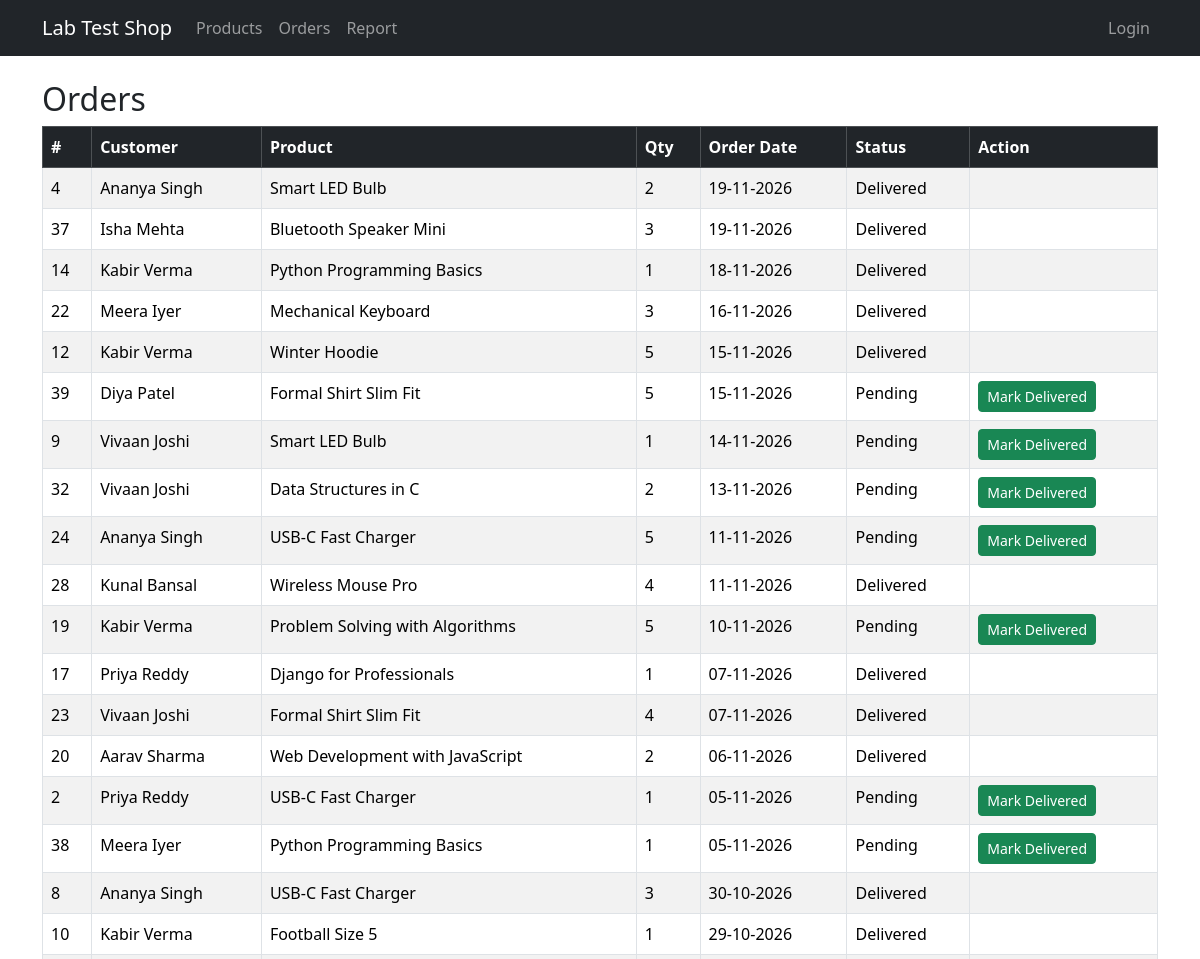
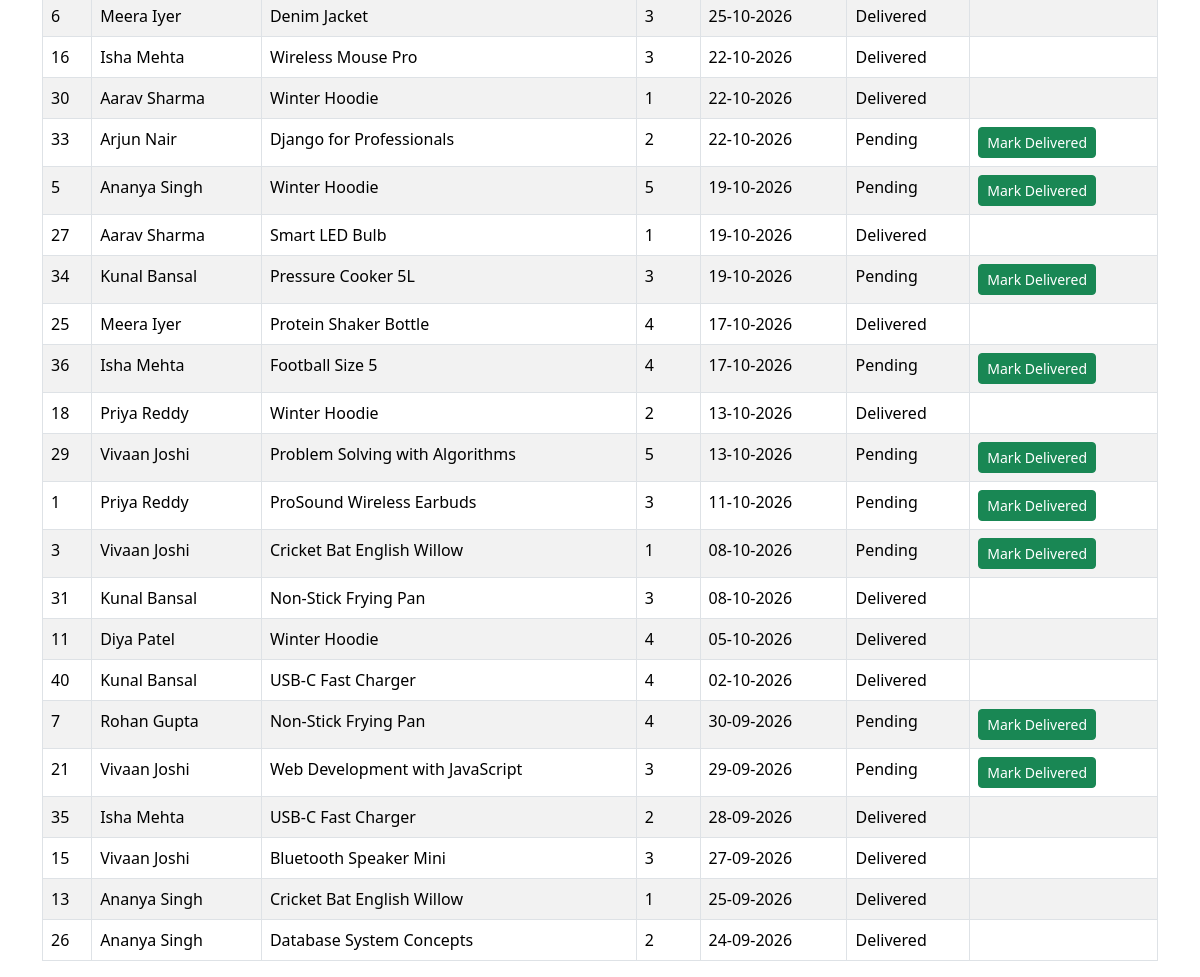
Screenshot of /orders/ with the database file from the repository (2 pictures, top to bottom).
### shop/models.py (models this page shows, shortened)
class Order(models.Model):
    STATUS_CHOICES = [
        ("Pending", "Pending"),
        ("Delivered", "Delivered"),
    ]
    product = models.ForeignKey(Product, on_delete=models.CASCADE)
    customer_name = models.CharField(max_length=100)
    quantity = models.IntegerField()
    order_date = models.DateField()
    status = models.CharField(max_length=10, choices=STATUS_CHOICES, default="Pending")

class Product(models.Model):
    name = models.CharField(max_length=100)
    sku = models.CharField(max_length=20, unique=True)
    category = models.ForeignKey(Category, on_delete=models.CASCADE)
    price = models.DecimalField(max_digits=8, decimal_places=2)
    stock = models.IntegerField()
    added_on = models.DateField()

### shop/views.py (the view)
# urls.py: path("orders/", views.order_list, name="order_list"),
def order_list(request):
    orders = Order.objects.select_related("product").order_by("-order_date")
    return render(request, "shop/order_list.html", {"orders": orders})

### templates/shop/order_list.html (shortened to what this page needs)
{% extends "base.html" %}
{% block content %}
<h2>Orders</h2>
<table class="table table-striped table-bordered">
  <thead class="table-dark">
    <tr><th>#</th><th>Customer</th><th>Product</th><th>Qty</th><th>Order Date</th><th>Status</th><th>Action</th></tr>
  </thead>
  <tbody>
    {% for o in orders %}
      <tr id="order-{{ o.id }}">
        <td>{{ o.id }}</td>
        <td>{{ o.customer_name }}</td>
        <td>{{ o.product.name }}</td>
        <td>{{ o.quantity }}</td>
        <td>{{ o.order_date|date:"d-m-Y" }}</td>
        <td class="status">{{ o.status }}</td>
        <td>
    {% if o.status == "Pending" %}
        <button class="btn btn-success btn-sm"
                onclick="markDelivered({{ o.id }}, this)">
            Mark Delivered
        </button>
    {% endif %}
</td>
      </tr>
    {% endfor %}
  </tbody>
</table>
{% endblock %}

### rows the page displays
Order: id "4", customer_name "Ananya Singh", product.name "Smart LED Bulb", quantity "2", order_date "19-11-2026", status "Delivered"
Order: id "37", customer_name "Isha Mehta", product.name "Bluetooth Speaker Mini", quantity "3", order_date "19-11-2026", status "Delivered"
Order: id "14", customer_name "Kabir Verma", product.name "Python Programming Basics", quantity "1", order_date "18-11-2026", status "Delivered"
Order: id "22", customer_name "Meera Iyer", product.name "Mechanical Keyboard", quantity "3", order_date "16-11-2026", status "Delivered"
Order: id "12", customer_name "Kabir Verma", product.name "Winter Hoodie", quantity "5", order_date "15-11-2026", status "Delivered"
Order: id "39", customer_name "Diya Patel", product.name "Formal Shirt Slim Fit", quantity "5", order_date "15-11-2026", status "Pending"
Order: id "9", customer_name "Vivaan Joshi", product.name "Smart LED Bulb", quantity "1", order_date "14-11-2026", status "Pending"
Order: id "32", customer_name "Vivaan Joshi", product.name "Data Structures in C", quantity "2", order_date "13-11-2026", status "Pending"
Order: id "24", customer_name "Ananya Singh", product.name "USB-C Fast Charger", quantity "5", order_date "11-11-2026", status "Pending"
Order: id "28", customer_name "Kunal Bansal", product.name "Wireless Mouse Pro", quantity "4", order_date "11-11-2026", status "Delivered"
Order: id "19", customer_name "Kabir Verma", product.name "Problem Solving with Algorithms", quantity "5", order_date "10-11-2026", status "Pending"
Order: id "17", customer_name "Priya Reddy", product.name "Django for Professionals", quantity "1", order_date "07-11-2026", status "Delivered"
Order: id "23", customer_name "Vivaan Joshi", product.name "Formal Shirt Slim Fit", quantity "4", order_date "07-11-2026", status "Delivered"
Order: id "20", customer_name "Aarav Sharma", product.name "Web Development with JavaScript", quantity "2", order_date "06-11-2026", status "Delivered"
Order: id "2", customer_name "Priya Reddy", product.name "USB-C Fast Charger", quantity "1", order_date "05-11-2026", status "Pending"
Order: id "38", customer_name "Meera Iyer", product.name "Python Programming Basics", quantity "1", order_date "05-11-2026", status "Pending"
Order: id "8", customer_name "Ananya Singh", product.name "USB-C Fast Charger", quantity "3", order_date "30-10-2026", status "Delivered"
Order: id "10", customer_name "Kabir Verma", product.name "Football Size 5", quantity "1", order_date "29-10-2026", status "Delivered"
Order: id "6", customer_name "Meera Iyer", product.name "Denim Jacket", quantity "3", order_date "25-10-2026", status "Delivered"
Order: id "16", customer_name "Isha Mehta", product.name "Wireless Mouse Pro", quantity "3", order_date "22-10-2026", status "Delivered"
Order: id "30", customer_name "Aarav Sharma", product.name "Winter Hoodie", quantity "1", order_date "22-10-2026", status "Delivered"
Order: id "33", customer_name "Arjun Nair", product.name "Django for Professionals", quantity "2", order_date "22-10-2026", status "Pending"
Order: id "5", customer_name "Ananya Singh", product.name "Winter Hoodie", quantity "5", order_date "19-10-2026", status "Pending"
Order: id "27", customer_name "Aarav Sharma", product.name "Smart LED Bulb", quantity "1", order_date "19-10-2026", status "Delivered"
Order: id "34", customer_name "Kunal Bansal", product.name "Pressure Cooker 5L", quantity "3", order_date "19-10-2026", status "Pending"
Order: id "25", customer_name "Meera Iyer", product.name "Protein Shaker Bottle", quantity "4", order_date "17-10-2026", status "Delivered"
Order: id "36", customer_name "Isha Mehta", product.name "Football Size 5", quantity "4", order_date "17-10-2026", status "Pending"
Order: id "18", customer_name "Priya Reddy", product.name "Winter Hoodie", quantity "2", order_date "13-10-2026", status "Delivered"
Order: id "29", customer_name "Vivaan Joshi", product.name "Problem Solving with Algorithms", quantity "5", order_date "13-10-2026", status "Pending"
Order: id "1", customer_name "Priya Reddy", product.name "ProSound Wireless Earbuds", quantity "3", order_date "11-10-2026", status "Pending"
Order: id "3", customer_name "Vivaan Joshi", product.name "Cricket Bat English Willow", quantity "1", order_date "08-10-2026", status "Pending"
Order: id "31", customer_name "Kunal Bansal", product.name "Non-Stick Frying Pan", quantity "3", order_date "08-10-2026", status "Delivered"
Order: id "11", customer_name "Diya Patel", product.name "Winter Hoodie", quantity "4", order_date "05-10-2026", status "Delivered"
Order: id "40", customer_name "Kunal Bansal", product.name "USB-C Fast Charger", quantity "4", order_date "02-10-2026", status "Delivered"
Order: id "7", customer_name "Rohan Gupta", product.name "Non-Stick Frying Pan", quantity "4", order_date "30-09-2026", status "Pending"
Order: id "21", customer_name "Vivaan Joshi", product.name "Web Development with JavaScript", quantity "3", order_date "29-09-2026", status "Pending"
Order: id "35", customer_name "Isha Mehta", product.name "USB-C Fast Charger", quantity "2", order_date "28-09-2026", status "Delivered"
Order: id "15", customer_name "Vivaan Joshi", product.name "Bluetooth Speaker Mini", quantity "3", order_date "27-09-2026", status "Delivered"
Order: id "13", customer_name "Ananya Singh", product.name "Cricket Bat English Willow", quantity "1", order_date "25-09-2026", status "Delivered"
Order: id "26", customer_name "Ananya Singh", product.name "Database System Concepts", quantity "2", order_date "24-09-2026", status "Delivered"
